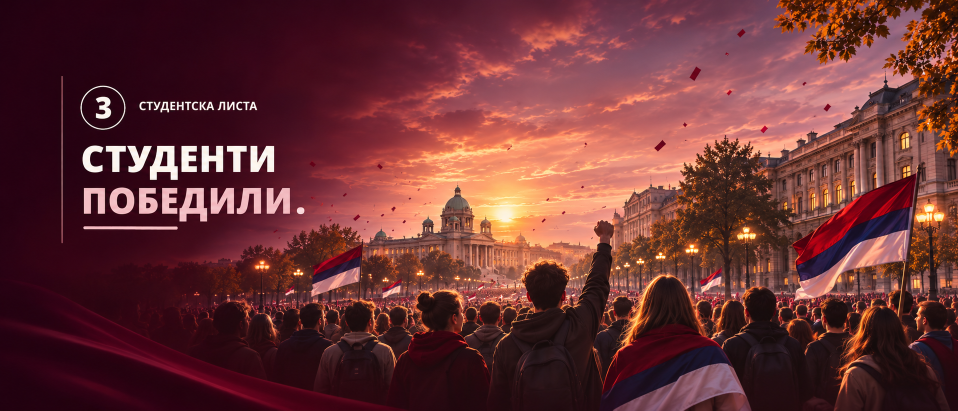
#> input picture Install/Alati/izvor/pozadine/04_Ultrawide_21x9_Belgrade.png, 1916 x 821 px, found by its file name (shown at 1/2 size)
$ python Napravi-pozadine.py izvor/Folder-bez-broja-512.png
#> lines starting #> are read from the running program, lines starting #| are printed output that depends on the picture
"""Pravi sve pozadine iz redizajniranih izvora (10 slika, srpske zastave).

Izvori (1672x941 i sl.) su u Install/Alati/izvor/pozadine. Prvo ih uvecajte
4x programom Uvecaj-pozadine.py (Real-ESRGAN), pa ovom skriptom napravite:

  Wallpapers/       7 pozadina: 4 x 3840x2160, ultrawide 5120x2160, 2 tablet 2880x2160
  LockScreen/       zakljucani ekran za PC (3840x2160) i 2 za telefon (2160x3840)
  Mobilni/Pozadine/ 4 pozadine za telefon (2160x3840)
  web/assets/       pregledi za sajt (wall/, mob/, hero.webp)

Pokretanje:  python Install/Alati/Napravi-pozadine.py <fascikla-sa-uvecanim-png>
"""
import os
import shutil
import sys

from PIL import Image, ImageFilter

ROOT = os.path.abspath(os.path.join(os.path.dirname(__file__), '..', '..'))
UP = sys.argv[1]
WALL = os.path.join(ROOT, 'Wallpapers')
LOCK = os.path.join(ROOT, 'LockScreen')
MOB = os.path.join(ROOT, 'Mobilni', 'Pozadine')
WEB = os.path.join(ROOT, 'web', 'assets')


def src(n):
#> called with n = '04_Ultrawide_21x9_Belgrade.png'
    return Image.open(os.path.join(UP, n)).convert('RGB')
#> returned value is the input picture: PIL image 1916x821 RGB; mean R, G, B 104.5, 50.6, 52.2
#> call 2 of src, with n = '01_Desktop_16x9_Cinematic.png'
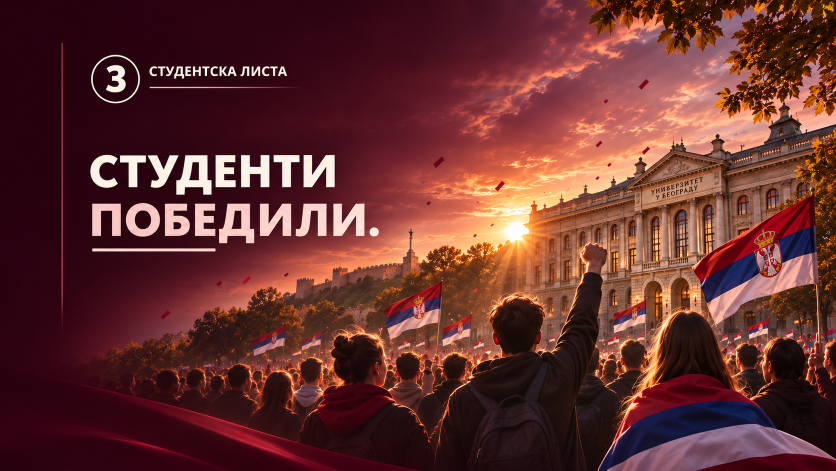
#> input picture Install/Alati/izvor/pozadine/01_Desktop_16x9_Cinematic.png, 1672 x 941 px, found by its file name (shown at 1/2 size)
#> in src, returned value is the input picture: PIL image 1672x941 RGB; mean R, G, B 101.7, 49, 47


def cover(im, w, h, ax=0.5, ay=0.5):
    """Uvecaj/umanji da pokrije w x h, pa iseci (ax/ay = gde se sece, 0 levo/gore)."""
#> called with w = 3840, h = 2160, ax = 0.5, ay = 0.5
    s = max(w / im.width, h / im.height)
#> s = 2.3
    nw, nh = round(im.width * s), round(im.height * s)
#> nw = 3840; nh = 2161
    im = im.resize((nw, nh), Image.LANCZOS)
    x, y = round((nw - w) * ax), round((nh - h) * ay)
#> x = 0; y = 0
    return im.crop((x, y, x + w, y + h))
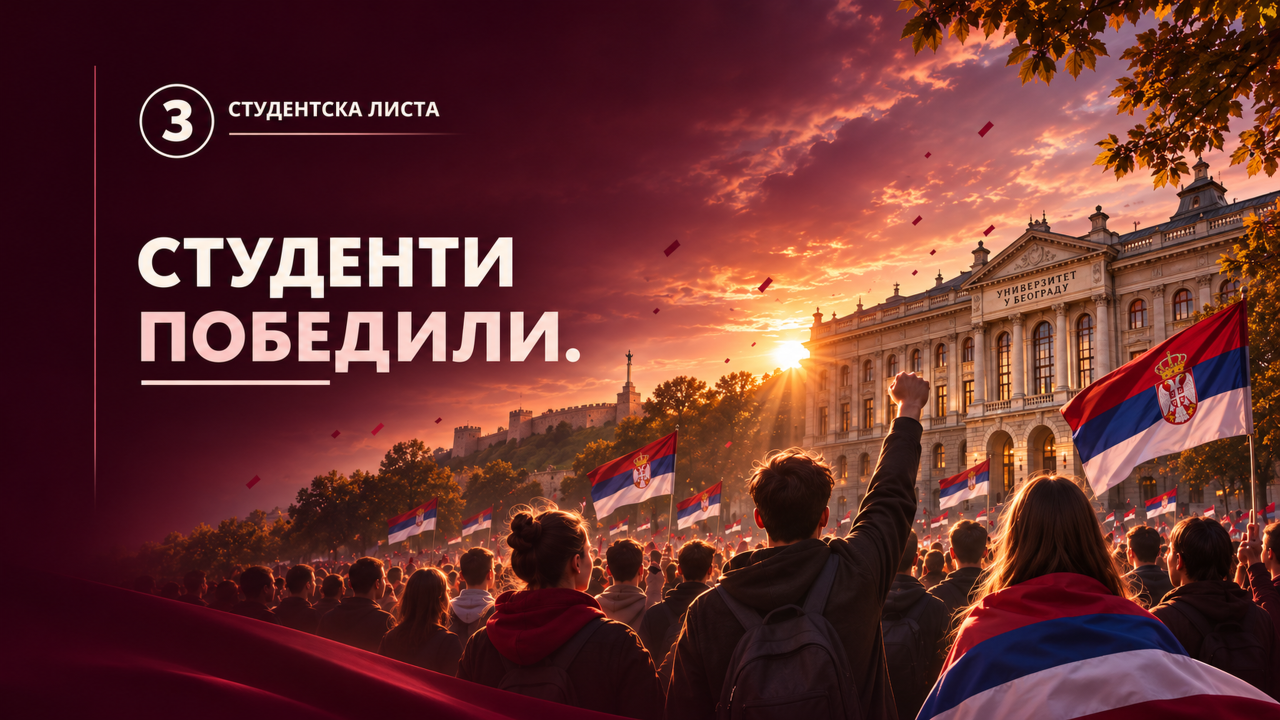
#> returned value: PIL image 3840x2160 RGB (shown at 1/3 size); mean R, G, B 101.7, 49.1, 47


def finish(im):
    # blago izostravanje posle umanjenja (Real-ESRGAN ume da omeksa detalje)
    return im.filter(ImageFilter.UnsharpMask(radius=1.2, percent=35, threshold=2))


def save(im, path, q=92):
    os.makedirs(os.path.dirname(path), exist_ok=True)
    if path.endswith('.webp'):
        im.save(path, quality=84, method=6)
    else:
        im.save(path, quality=q, optimize=True, progressive=True, subsampling=0)
    print(os.path.relpath(path, ROOT), im.size, os.path.getsize(path) // 1024, 'KB')


def main():
    for d in (WALL, MOB):
        for f in os.listdir(d):
            if f.lower().endswith('.jpg'):
                os.remove(os.path.join(d, f))

    beograd = src('04_Ultrawide_21x9_Belgrade.png')
    desk = {
        '01-Pobeda-Cinematic-4K.jpg': cover(src('01_Desktop_16x9_Cinematic.png'), 3840, 2160),
        '02-Pobeda-Minimal-Light-4K.jpg': cover(src('02_Desktop_16x9_Minimal_Light.png'), 3840, 2160),
        '03-Pobeda-Bordo-Talasi-4K.jpg': cover(src('03_Desktop_16x9_Bordo_Waves.png'), 3840, 2160),
        # 16:9 isecak ultrawide slike: levo ostaju naslov i Skupstina
        '04-Beograd-4K.jpg': cover(beograd, 3840, 2160, ax=0.0),
        '05-Beograd-Ultrawide-5120x2160.jpg': cover(beograd, 5120, 2160),
        '06-Univerzitet-Tablet-2880x2160.jpg': cover(src('05_Tablet_4x3_Cinematic.png'), 2880, 2160),
        '07-Minimal-Light-Tablet-2880x2160.jpg': cover(src('06_Tablet_4x3_Minimal_Light.png'), 2880, 2160),
    }
    for name, im in desk.items():
        desk[name] = finish(im)
        save(desk[name], os.path.join(WALL, name))

    mob = {
        '1-Bordo-Skupstina.jpg': '07_Mobile_9x16_Cinematic.png',
        '2-Bordo-Talasi.jpg': '08_Mobile_9x16_Bordo_Waves.png',
        '3-Svetla.jpg': '09_Mobile_9x16_Minimal_Light.png',
        '4-Nocna.jpg': '10_Mobile_9x16_Night.png',
    }
    mobim = {}
    for name, s in mob.items():
        mobim[name] = finish(cover(src(s), 2160, 3840))
        save(mobim[name], os.path.join(MOB, name))

    # zakljucani ekran
    save(desk['04-Beograd-4K.jpg'], os.path.join(LOCK, '03-Zakljucani-ekran-PC-3840x2160.jpg'))
    save(mobim['1-Bordo-Skupstina.jpg'], os.path.join(LOCK, '01-Zakljucani-ekran-2160x3840.jpg'))
    save(mobim['4-Nocna.jpg'], os.path.join(LOCK, '02-Zakljucani-ekran-alternativa-2160x3840.jpg'))

    # sajt
    wall = os.path.join(WEB, 'wall')
    for f in os.listdir(wall):
        os.remove(os.path.join(wall, f))
    for name, im in desk.items():
        n = name[:2]
        w = 1280
        save(im.resize((w, round(w * im.height / im.width)), Image.LANCZOS), os.path.join(wall, n + '.webp'))
    save(desk['01-Pobeda-Cinematic-4K.jpg'].resize((2048, 1152), Image.LANCZOS), os.path.join(WEB, 'hero.webp'))
    mweb = os.path.join(WEB, 'mob')
    for f in os.listdir(mweb):
        os.remove(os.path.join(mweb, f))
    for name, im in mobim.items():
        base = name[:-4]
        save(im.resize((600, 1067), Image.LANCZOS), os.path.join(mweb, base + '.webp'))
        save(im.resize((1440, 2560), Image.LANCZOS), os.path.join(mweb, base + '.jpg'), q=90)


if __name__ == '__main__':
#> (the run stopped early here; a loop or call above may not have finished)
